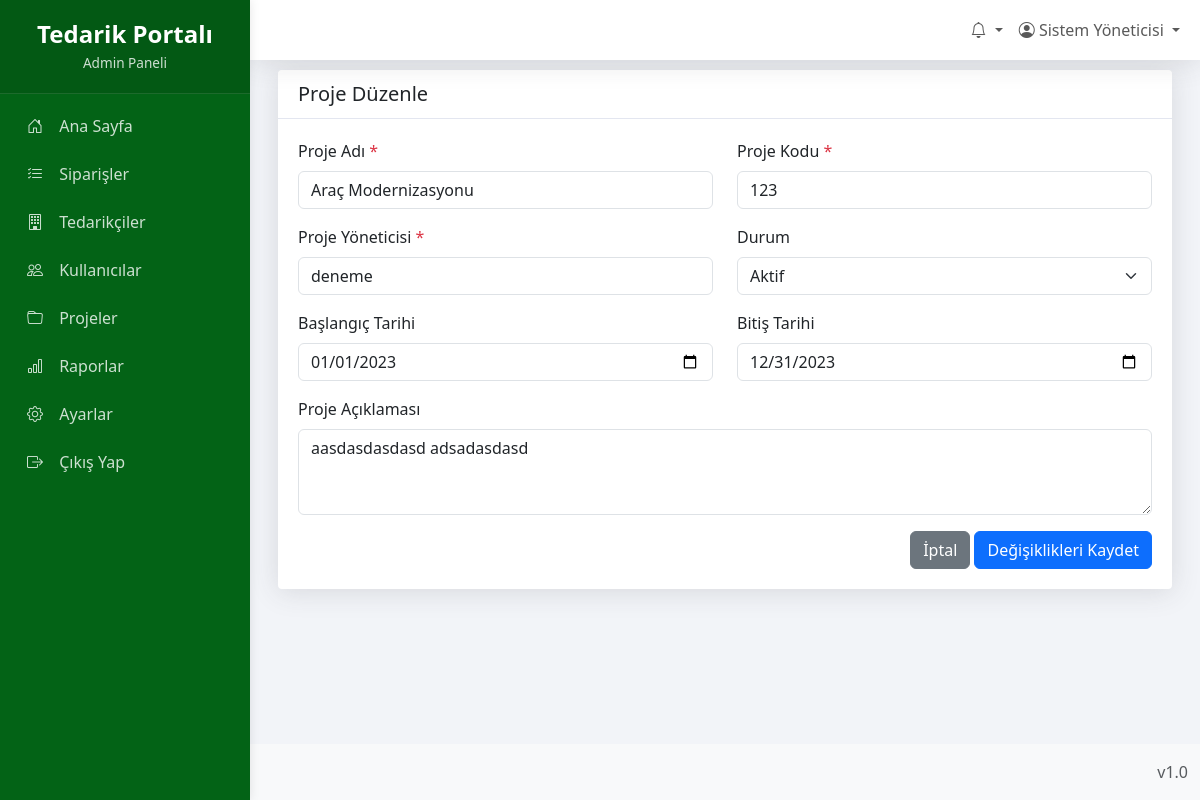
Screenshot of /admin/proje_duzenle.php?id=1 (signed in) with the database file from the repository.
### tables this page shows
CREATE TABLE `projeler` (
  `id` int(11) NOT NULL,
  `proje_kodu` varchar(255) NOT NULL,
  `proje_adi` varchar(255) NOT NULL,
  `proje_yoneticisi` varchar(255) DEFAULT NULL,
  `proje_aciklama` text DEFAULT NULL,
  `baslangic_tarihi` date DEFAULT NULL,
  `bitis_tarihi` date DEFAULT NULL,
  `durum` enum('Aktif','Tamamlandi','Beklemede','Iptal') NOT NULL DEFAULT 'Aktif',
  `olusturan_id` int(11) NOT NULL,
  `olusturma_tarihi` datetime DEFAULT current_timestamp(),
  `guncelleme_tarihi` datetime DEFAULT NULL ON UPDATE current_timestamp(),
  `aktif` tinyint(1) NOT NULL DEFAULT 1
);

### config.php (called while the page is built, shortened)
<?php
function guvenli($data) {
    return htmlspecialchars($data, ENT_QUOTES, 'UTF-8');
}
?>

### admin/proje_duzenle.php (the view, shortened to what this page needs)
<?php
require_once '../config.php';
$proje_id = intval($_GET['id']);
$proje_sql = "SELECT * FROM projeler WHERE id = ?";
$proje_stmt = $db->prepare($proje_sql);
$proje_stmt->execute([$proje_id]);
$proje = $proje_stmt->fetch(PDO::FETCH_ASSOC);
include 'header.php';
?>
<div class="container-fluid">
    <div class="row">
        <div class="col-12">
            <div class="card">
                <div class="card-header bg-white">
                    <h5 class="mb-0">Proje Düzenle</h5>
                </div>
                <div class="card-body">
                    <form method="post" action="" class="needs-validation" novalidate>
                        <div class="row mb-3">
                            <div class="col-md-6">
                                <label for="proje_adi" class="form-label">Proje Adı <span class="text-danger">*</span></label>
                                <input type="text" class="form-control" id="proje_adi" name="proje_adi" value="<?= isset($proje_adi) ? guvenli($proje_adi) : guvenli($proje['proje_adi']) ?>" required>
                            </div>
                            <div class="col-md-6">
                                <label for="proje_kodu" class="form-label">Proje Kodu <span class="text-danger">*</span></label>
                                <input type="text" class="form-control" id="proje_kodu" name="proje_kodu" value="<?= isset($proje_kodu) ? guvenli($proje_kodu) : guvenli($proje['proje_kodu']) ?>" required>
                            </div>
                        </div>
                        <div class="row mb-3">
                            <div class="col-md-6">
                                <label for="proje_yoneticisi" class="form-label">Proje Yöneticisi <span class="text-danger">*</span></label>
                                <input type="text" class="form-control" id="proje_yoneticisi" name="proje_yoneticisi" value="<?= isset($proje_yoneticisi) ? guvenli($proje_yoneticisi) : guvenli($proje['proje_yoneticisi']) ?>" required>
                            </div>
                            <div class="col-md-6">
                                <label for="aktif" class="form-label">Durum</label>
                                <select class="form-select" id="aktif" name="aktif">
                                    <option value="1" <?= (isset($aktif) ? $aktif : $proje['aktif']) == 1 ? 'selected' : '' ?>>Aktif</option>
                                </select>
                            </div>
                        </div>
                        <div class="row mb-3">
                            <div class="col-md-6">
                                <label for="baslangic_tarihi" class="form-label">Başlangıç Tarihi</label>
                                <input type="date" class="form-control" id="baslangic_tarihi" name="baslangic_tarihi" value="<?= !empty($proje['baslangic_tarihi']) ? date('Y-m-d', strtotime($proje['baslangic_tarihi'])) : '' ?>">
                            </div>
                            <div class="col-md-6">
                                <label for="bitis_tarihi" class="form-label">Bitiş Tarihi</label>
                                <input type="date" class="form-control" id="bitis_tarihi" name="bitis_tarihi" value="<?= !empty($proje['bitis_tarihi']) ? date('Y-m-d', strtotime($proje['bitis_tarihi'])) : '' ?>">
                            </div>
                        </div>
                        <div class="row mb-3">
                            <div class="col-12">
                                <label for="proje_aciklama" class="form-label">Proje Açıklaması</label>
                                <textarea class="form-control" id="proje_aciklama" name="proje_aciklama" rows="3"><?= isset($proje_aciklama) ? guvenli($proje_aciklama) : guvenli($proje['proje_aciklama']) ?></textarea>
                            </div>
                        </div>
                        <div class="text-end">
                            <a href="projeler.php" class="btn btn-secondary">İptal</a>
                            <button type="submit" class="btn btn-primary">Değişiklikleri Kaydet</button>
                        </div>
                    </form>
                </div>
            </div>
        </div>
    </div>
</div>
<?php
include 'footer.php';
?>
</body>
</html>

### assets/css/panel.css (style rules this page uses)
:root { --primary-color: #1a3a5f; --secondary-color: #36404a; --accent-color: #507093; --light-color: #f2f4f8; --text-color: #333; --border-color: #d8dbe0; --success-color: #3c6a56; --warning-color: #a17d32; --danger-color: #8c3a3a; --info-color: #3a5a7c; --sidebar-width: 250px; }
html, body { height: 100%; margin: 0; padding: 0; overflow-x: hidden; }
body { background-color: var(--light-color); color: var(--text-color); font-family: 'Segoe UI', Arial, sans-serif; position: relative; min-height: 100vh; display: flex; flex-direction: column; }
.card { border: none; margin-bottom: 1.5rem; border-radius: 0.25rem; box-shadow: 0 0.125rem 0.25rem rgba(0, 0, 0, 0.075); }
.card-header { padding: 0.75rem 1.25rem; background-color: #fff; border-bottom: 1px solid var(--border-color); font-weight: 600; }
.card-body { padding: 1.25rem; }

### rows the page displays
projeler: proje_adi "Araç Modernizasyonu", proje_kodu "123", proje_yoneticisi "deneme", aktif "Aktif", baslangic_tarihi "01/01/2023", bitis_tarihi "12/31/2023", proje_aciklama "aasdasdasdasd adsadasdasd"

### other values shown
guvenli($_SESSION['ad_soyad']) "Sistem Yöneticisi"
